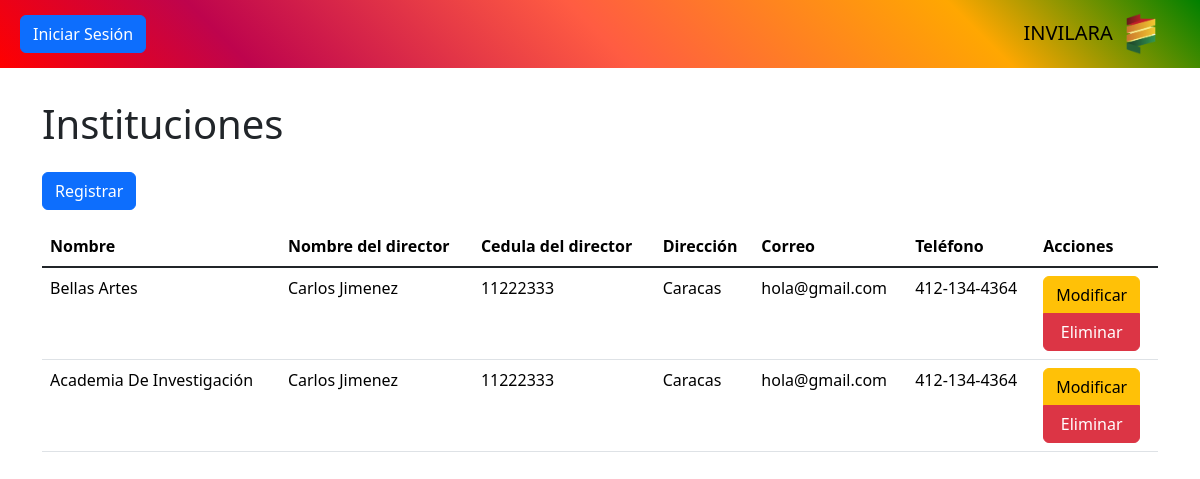
/controlador/institucion.php, run on an earlier commit of the app's database.
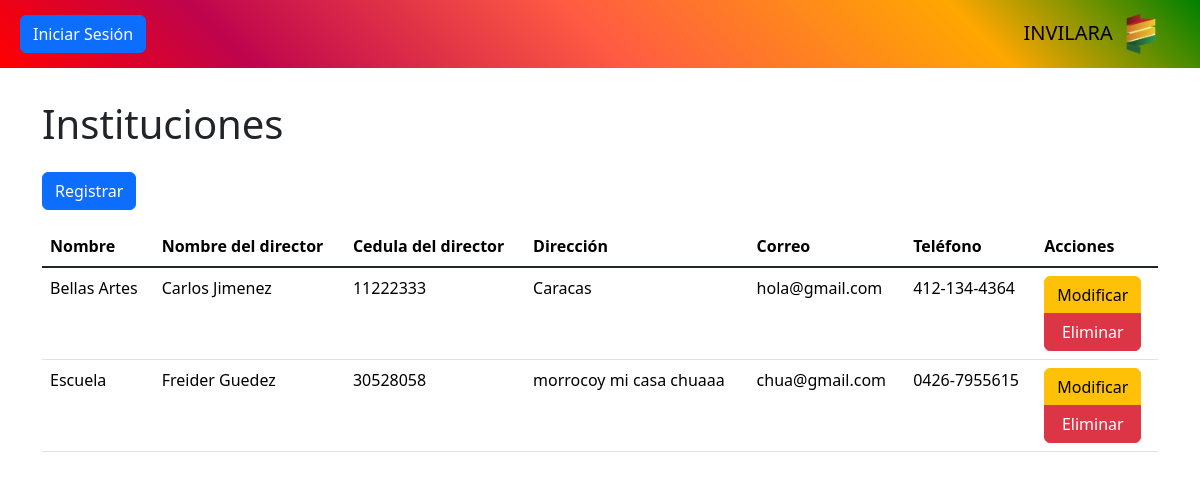
And on a later commit of the database.
### tables this page shows
CREATE TABLE `institucion` (
  `id` int NOT NULL,
  `cedula_director` int DEFAULT NULL,
  `nombre` varchar(200) DEFAULT NULL,
  `correo` varchar(50) DEFAULT NULL,
  `telefono` varchar(20) DEFAULT NULL,
  `direccion` varchar(200) DEFAULT NULL
);

CREATE TABLE `director` (
  `cedula` int NOT NULL,
  `direccion` varchar(200) DEFAULT NULL,
  `nombre` varchar(100) DEFAULT NULL,
  `telefono` varchar(20) DEFAULT NULL,
  `correo` varchar(50) DEFAULT NULL
);

### controlador/institucion.php (called while the page is built, shortened)
<?php
require_once "modelo/institucion.php";
$modelo = new Institucion();
require_once "modelo/director.php";
$datos = $modelo->consultar();
require_once "vista/institucion.php";
?>

### modelo/base_datos.php (called while the page is built)
<?php
class BaseDatos
{
    private $host = "localhost";
    private $dbname = "invilara";
    private $usuario = "root";
    private $contrasena = "";
    public function conexion()
    {
        $dsn = "mysql" . ":" . "host=" . $this->host . ";" . "dbname=" . $this->dbname . ";";
        $pdo = new PDO($dsn, $this->usuario, $this->contrasena);
        $pdo->setAttribute(PDO::ATTR_ERRMODE, PDO::ERRMODE_EXCEPTION);
        return $pdo;
    }
}
?>

### modelo/institucion.php (called while the page is built, shortened)
<?php
require_once "modelo/base_datos.php";
class Institucion extends BaseDatos
{
    private $tabla = "institucion";
    public function consultar()
    {
        $stmt = $this->conexion()->query(
            "SELECT
                {$this->tabla}.*,
                director.nombre AS nombre_director
            FROM
                {$this->tabla}
            LEFT JOIN
                director ON {$this->tabla}.cedula_director = director.cedula"
        );
        $result = $stmt->fetchAll(PDO::FETCH_ASSOC);
        return $result;
    }
}
?>

### vista/institucion.php (the view, shortened to what this page needs)
<?php require_once "vista/componentes/encabezado.php"; ?>
<?php require_once "vista/componentes/barra.php"; ?>
<main class="container" id="crud">
	<h1>Instituciones</h1>
	<button class="btn btn-primary my-3" value="insertar">Registrar</button>
	<div class="table-responsive" id="tabla-contenedor">
		<table class="table table-hover">
			<thead>
				<tr>
					<th>Nombre</th>
					<th>Nombre del director</th>
					<th>Cedula del director</th>
					<th>Dirección</th>
					<th>Correo</th>
					<th>Teléfono</th>
					<th>Acciones</th>
				</tr>
			</thead>
			<tbody class="table-group-divider">
				<?php foreach ($datos as $d): ?>
					<tr>
						<td><?php echo $d["nombre"] ?></td>
						<td><?php echo $d["nombre_director"] ?></td>
						<td><?php echo $d["cedula_director"] ?></td>
						<td><?php echo $d["direccion"] ?></td>
						<td><?php echo $d["correo"] ?></td>
						<td><?php echo $d["telefono"] ?></td>
						<td>
							<div class="btn-group-vertical">
								<button class="btn btn-warning" value="modificar">Modificar</button>
								<button class="btn btn-danger" value="eliminar" data-bs-toggle="modal"
									data-bs-target="#modal-eliminacion">Eliminar</button>
							</div>
						</td>
					</tr>
				<?php endforeach ?>
			</tbody>
		</table>
	</div>
</main>

### vista/componentes/encabezado.php (shortened to what this page needs)
<!DOCTYPE html>
<html lang="es">
<head>
    <link rel="stylesheet" href="librerias/bootstrap/bootstrap.min.css">
    <link rel="stylesheet" href="librerias/DataTables/datatables.min.css">
    <link rel="stylesheet" href="recursos/css/styles.css">
</head>
<body data-bs-theme="light">

### vista/componentes/barra.php (shortened to what this page needs)
<nav class="navbar fixed-top inv-gradient">
    <div class="container-fluid mx-2">
        <?php if ($rol == "1" || $rol == "2"): ?>
            <button class="navbar-toggler" data-bs-toggle="offcanvas" data-bs-target="#barra-lateral">
                <span class="navbar-toggler-icon"></span>
            </button>
            <aside class="offcanvas offcanvas-start inv-gradient w-25" tabindex="-1" id="barra-lateral">
                <header class="offcanvas-header">
                    <h5 class="offcanvas-title">Menu</h5>
                    <button class="btn-close" data-bs-dismiss="offcanvas"></button>
                </header>
                <div class="offcanvas-body">
                    <article class="list-group">
                        <a class="list-group-item list-group-item-action bg-body-tertiary" href="?pagina=principal">
                            Inicio
                        </a>
                        <a class="list-group-item list-group-item-action bg-body-tertiary" href="?pagina=salir">
                            Cerrar sesión
                        </a>
                    </article>
                    <?php if ($rol == "2"): ?>
                        <hr>
                        <article class="list-group">
                            <a class="list-group-item list-group-item-action bg-body-tertiary" href="?pagina=usuario">
                                Administrar usuarios
                            </a>
                        </article>
                    <?php endif ?>
                    <hr>
                    <article class="list-group">
                        <a class="list-group-item list-group-item-action bg-body-tertiary" href="?pagina=municipio">
                            Municipios
                        </a>
                        <a class="list-group-item list-group-item-action bg-body-tertiary" href="?pagina=parroquia">
                            Parroquias
                        </a>
                        <a class="list-group-item list-group-item-action bg-body-tertiary" href="?pagina=solicitante">
                            Solicitantes
                        </a>
                        <a class="list-group-item list-group-item-action bg-body-tertiary" href="?pagina=comunidad">
                            Comunidades
                        </a>
                        <a class="list-group-item list-group-item-action bg-body-tertiary" href="?pagina=institucion">
                            Instituciones
                        </a>
                        <a class="list-group-item list-group-item-action bg-body-tertiary" href="?pagina=gerencia">
                            Gerencias
                        </a>
                        <a class="list-group-item list-group-item-action bg-body-tertiary" href="?pagina=gerente">
                            Gerentes
                        </a>
                        <a class="list-group-item list-group-item-action bg-body-tertiary" href="?pagina=director">
                            Directores
                        </a>
                    </article>
                    <hr>
                    <article class="list-group">
                        <button data-bs-toggle="collapse" data-bs-target="#solicitudes"
                            class="list-group-item list-group-item-action active text-center fs-5">
                            Solicitudes
                        </button>
                        <section class="collapse" id="solicitudes">
                            <div class="list-group list-group-flush">
                                <a class="list-group-item list-group-item-action bg-body-tertiary"
                                    href="?pagina=solicitud&vista=programado">
                                    En programación
                                </a>
                                <a class="list-group-item list-group-item-action bg-body-tertiary"
                                    href="?pagina=solicitud&vista=ejecucion">
                                    Por asignar
                                </a>
                                <a class="list-group-item list-group-item-action bg-body-tertiary"
                                    href="?pagina=solicitud&vista=cerrado">
                                    Por cerrar
                                </a>
                                <a class="list-group-item list-group-item-action bg-body-tertiary" href="?pagina=reporte">
                                    Reporte
                                </a>
                            </div>
                        </section>
                    </article>
                </div>
            </aside>
        <?php else: ?>
            <a class="btn btn-primary" href="?pagina=inicio_sesion">Iniciar Sesión</a>
        <?php endif ?>
        <div class="navbar-brand">
            INVILARA
            <img src="recursos/img/invilara-logo.png" alt="Logo" class="mx-2" width="30px">
        </div>
    </div>
</nav>

### recursos/css/styles.css (style rules this page uses)
.inv-gradient { background: #c15a00; background: linear-gradient(225deg, green 0%, #ffa701 20%, #ff5c42 50%, #be044d 80%, red 100%); }

What changed in the data, as far as the page shows it:
removed institucion: nombre "Academia De Investigación", cedula_director.nombre "Carlos Jimenez", cedula_director "11222333", direccion "Caracas", correo "hola@gmail.com", telefono "412-134-4364"
added institucion: nombre "Escuela", cedula_director.nombre "Freider Guedez", cedula_director "30528058", direccion "morrocoy mi casa chuaaa", correo "chua@gmail.com", telefono "0426-7955615"
